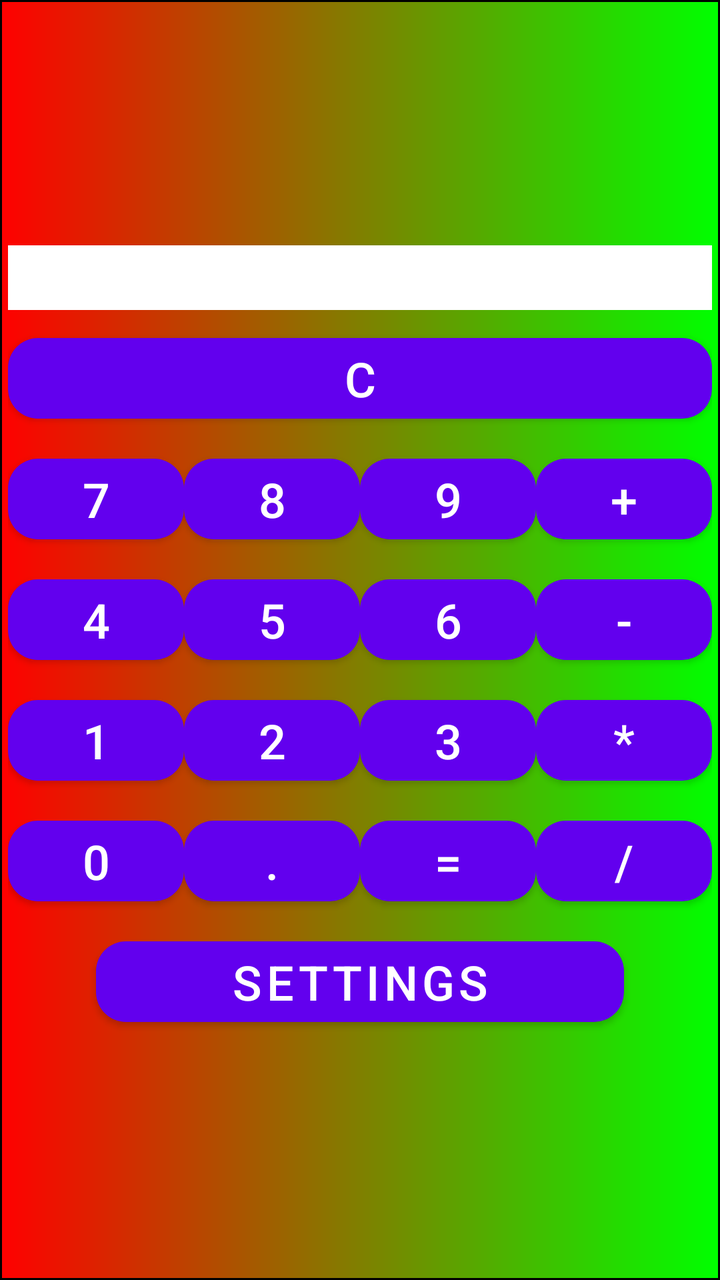
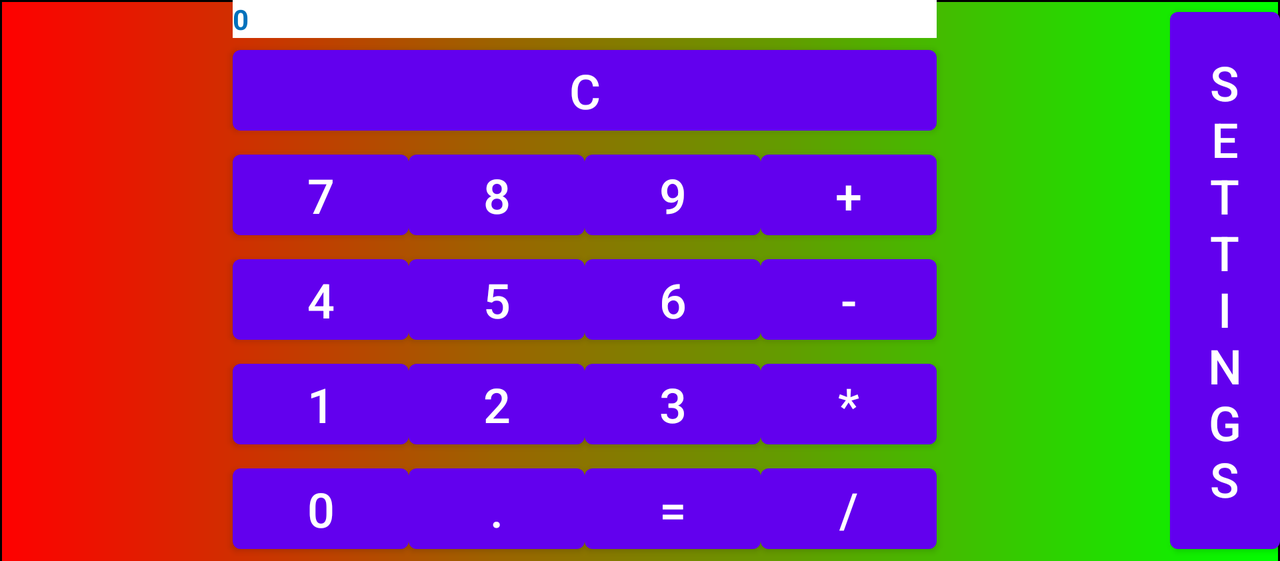

Compare how this app lays out the same screen by default and in its alternative resource folder. The renders come first, then the two layout files and the values they reference.
<!-- AndroidManifest.xml: application theme Theme.Calculator -->
<!-- res/layout/activity_main.xml -->
<?xml version="1.0" encoding="utf-8"?>
<TableLayout xmlns:android="http://schemas.android.com/apk/res/android"
    xmlns:app="http://schemas.android.com/apk/res-auto"
    android:layout_width="match_parent"
    android:layout_height="match_parent"
    android:layout_columnSpan="4"
    android:gravity="center">

    <TableRow
        style="@style/btnStyle"
        android:layout_width="match_parent"
        android:layout_height="match_parent"
        android:gravity="center">

        <com.google.android.material.textview.MaterialTextView
            android:id="@+id/textView2"
            android:layout_width="wrap_content"
            android:layout_span="4"
            android:background="@color/white"
            android:textColor="@color/colorBlue"
            android:textSize="@dimen/btn_txt_size"
            android:textStyle="bold" />
    </TableRow>


    <TableRow
        style="@style/btnStyle"
        android:layout_width="match_parent"
        android:layout_height="match_parent"
        android:gravity="center">

        <com.google.android.material.button.MaterialButton
            android:id="@+id/buttonClear"
            android:layout_width="wrap_content"
            android:layout_height="wrap_content"
            android:layout_span="4"
            android:text="@string/btnClear"
            android:textSize="@dimen/btn_txt_size"
            app:cornerRadius="@dimen/radiusBtn" />
    </TableRow>

    <TableRow
        style="@style/btnStyle"
        android:layout_width="match_parent"
        android:layout_height="match_parent"
        android:gravity="center">

        <com.google.android.material.button.MaterialButton
            android:id="@+id/button7"
            android:layout_width="wrap_content"
            android:layout_height="wrap_content"
            android:text="@string/button7"
            android:textSize="@dimen/btn_txt_size"
            app:cornerRadius="@dimen/radiusBtn" />

        <com.google.android.material.button.MaterialButton
            android:id="@+id/button8"
            android:layout_width="wrap_content"
            android:layout_height="wrap_content"
            android:text="@string/button8"
            android:textSize="@dimen/btn_txt_size"
            app:cornerRadius="@dimen/radiusBtn" />

        <com.google.android.material.button.MaterialButton
            android:id="@+id/button9"
            android:layout_width="wrap_content"
            android:layout_height="wrap_content"
            android:text="@string/button9"
            android:textSize="@dimen/btn_txt_size"
            app:cornerRadius="@dimen/radiusBtn" />

        <com.google.android.material.button.MaterialButton
            android:id="@+id/buttonPls"
            android:layout_width="wrap_content"
            android:layout_height="wrap_content"
            android:text="@string/btnPls"
            android:textSize="@dimen/btn_txt_size"
            app:cornerRadius="@dimen/radiusBtn" />
    </TableRow>

    <TableRow
        style="@style/btnStyle"
        android:layout_width="match_parent"
        android:layout_height="match_parent"
        android:gravity="center">

        <com.google.android.material.button.MaterialButton
            android:id="@+id/button4"
            android:layout_width="wrap_content"
            android:layout_height="wrap_content"
            android:text="@string/button4"
            android:textSize="@dimen/btn_txt_size"
            app:cornerRadius="@dimen/radiusBtn" />

        <com.google.android.material.button.MaterialButton
            android:id="@+id/button5"
            android:layout_width="wrap_content"
            android:layout_height="wrap_content"
            android:text="@string/button5"
            android:textSize="@dimen/btn_txt_size"
            app:cornerRadius="@dimen/radiusBtn" />

        <com.google.android.material.button.MaterialButton
            android:id="@+id/button6"
            android:layout_width="wrap_content"
            android:layout_height="wrap_content"
            android:text="@string/button6"
            android:textSize="@dimen/btn_txt_size"
            app:cornerRadius="@dimen/radiusBtn" />

        <com.google.android.material.button.MaterialButton
            android:id="@+id/buttonMns"
            android:layout_width="wrap_content"
            android:layout_height="wrap_content"
            android:text="@string/btnMns"
            android:textSize="@dimen/btn_txt_size"
            app:cornerRadius="@dimen/radiusBtn" />
    </TableRow>

    <TableRow
        style="@style/btnStyle"
        android:layout_width="match_parent"
        android:layout_height="match_parent"
        android:gravity="center">

        <com.google.android.material.button.MaterialButton
            android:id="@+id/button1"
            android:layout_width="wrap_content"
            android:layout_height="wrap_content"
            android:text="@string/button1"
            android:textSize="@dimen/btn_txt_size"
            app:cornerRadius="@dimen/radiusBtn" />

        <com.google.android.material.button.MaterialButton
            android:id="@+id/button2"
            android:layout_width="wrap_content"
            android:layout_height="wrap_content"
            android:text="@string/button2"
            android:textSize="@dimen/btn_txt_size"
            app:cornerRadius="@dimen/radiusBtn" />

        <com.google.android.material.button.MaterialButton
            android:id="@+id/button3"
            android:layout_width="wrap_content"
            android:layout_height="wrap_content"
            android:text="@string/button3"
            android:textSize="@dimen/btn_txt_size"
            app:cornerRadius="@dimen/radiusBtn" />

        <com.google.android.material.button.MaterialButton
            android:id="@+id/buttonMultiple"
            android:layout_width="wrap_content"
            android:layout_height="wrap_content"
            android:text="@string/btnMultiple"
            android:textSize="@dimen/btn_txt_size"
            app:cornerRadius="@dimen/radiusBtn" />
    </TableRow>

    <TableRow
        style="@style/btnStyle"
        android:layout_width="match_parent"
        android:layout_height="match_parent"
        android:gravity="center">

        <com.google.android.material.button.MaterialButton
            android:id="@+id/button0"
            android:layout_width="wrap_content"
            android:layout_height="wrap_content"
            android:text="@string/button0"
            android:textSize="@dimen/btn_txt_size"
            app:cornerRadius="@dimen/radiusBtn" />

        <com.google.android.material.button.MaterialButton
            android:id="@+id/buttonPt"
            android:layout_width="wrap_content"
            android:layout_height="wrap_content"
            android:text="@string/btnPt"
            android:textSize="@dimen/btn_txt_size"
            app:cornerRadius="@dimen/radiusBtn" />

        <com.google.android.material.button.MaterialButton
            android:id="@+id/buttonResult"
            android:layout_width="wrap_content"
            android:layout_height="wrap_content"
            android:text="@string/btnResult"
            android:textSize="@dimen/btn_txt_size"
            app:cornerRadius="@dimen/radiusBtn" />

        <com.google.android.material.button.MaterialButton
            android:id="@+id/buttonDivide"
            android:layout_width="wrap_content"
            android:layout_height="wrap_content"
            android:text="@string/btnDivide"
            android:textSize="@dimen/btn_txt_size"
            app:cornerRadius="@dimen/radiusBtn" />
    </TableRow>

    <TableRow
        style="@style/btnStyle"
        android:layout_width="match_parent"
        android:layout_height="match_parent"
        android:gravity="center">

        <com.google.android.material.button.MaterialButton
            android:id="@+id/buttonSettings"
            android:layout_width="wrap_content"
            android:layout_height="wrap_content"
            android:layout_span="3"
            android:text="@string/btnSettings"
            android:textSize="@dimen/btn_txt_size"
            app:cornerRadius="@dimen/radiusBtn" />
    </TableRow>

</TableLayout>
<!-- resources referenced by this layout -->
<resources>
  <color name="colorBlue">#0071bc</color>
  <color name="white">#FFFFFFFF</color>
  <dimen name="btn_txt_size">24sp</dimen>
  <dimen name="radiusBtn">15dp</dimen>
  <string name="btnClear" translatable="false">C</string>
  <string name="btnDivide" translatable="false">/</string>
  <string name="btnMns" translatable="false">-</string>
  <string name="btnMultiple" translatable="false">*</string>
  <string name="btnPls" translatable="false">+</string>
  <string name="btnPt" translatable="false">.</string>
  <string name="btnResult" translatable="false">=</string>
  <string name="btnSettings">Settings</string>
  <string name="button0" translatable="false">0</string>
  <string name="button1" translatable="false">1</string>
  <string name="button2" translatable="false">2</string>
  <string name="button3" translatable="false">3</string>
  <string name="button4" translatable="false">4</string>
  <string name="button5" translatable="false">5</string>
  <string name="button6" translatable="false">6</string>
  <string name="button7" translatable="false">7</string>
  <string name="button8" translatable="false">8</string>
  <string name="button9" translatable="false">9</string>
  <style name="btnStyle" parent="Theme.MaterialComponents.Light.DarkActionBar">
          <item name="android:layout_margin">@dimen/margin</item>
          <item name="android:textSize">@dimen/btn_txt_size</item>
          <item name="android:layout_height">@dimen/field_size</item>
          <item name="android:textColor">@color/design_default_color_primary</item>
          <item name="android:fontFamily">bold</item>
          <item name="android:textStyle">normal</item>
          <item name="colorControlActivated">@android:color/holo_green_light</item>
          <item name="colorSwitchThumbNormal">@android:color/holo_orange_dark</item>
          <item name="android:colorForeground">@android:color/darker_gray</item>
      </style>
  <style name="Theme.Calculator" parent="Theme.MaterialComponents.DayNight.DarkActionBar">
          
          <item name="colorPrimary">@color/purple_500</item>
          <item name="colorPrimaryVariant">@color/purple_700</item>
          <item name="colorOnPrimary">@color/white</item>
          
          <item name="colorSecondary">@color/teal_200</item>
          <item name="colorSecondaryVariant">@color/teal_700</item>
          <item name="colorOnSecondary">@color/black</item>
          
          <item name="android:statusBarColor" tools:targetApi="l">?attr/colorPrimaryVariant</item>
          
          <item name="android:windowBackground">@drawable/gradient</item>
      </style>
  <dimen name="margin">4dp</dimen>
  <dimen name="field_size">30dp</dimen>
  <color name="purple_500">#FF6200EE</color>
  <color name="purple_700">#FF3700B3</color>
  <color name="teal_200">#FF03DAC5</color>
  <color name="teal_700">#FF018786</color>
  <color name="black">#FF000000</color>
  <!-- drawable gradient (drawable) -->
  <?xml version="1.0" encoding="utf-8"?>
  <shape xmlns:android="http://schemas.android.com/apk/res/android"
      android:shape="rectangle">
      <stroke
          android:width="1dp"
          android:color="#000000"></stroke>
      <gradient
          android:endColor="#00FF00"
          android:startColor="#FF0000"></gradient>
  </shape>
</resources>
<!-- res/layout-land/activity_main.xml (the repository's variant of the layout above) -->
<!-- drawn on the phone turned sideways -->
<?xml version="1.0" encoding="utf-8"?>
<LinearLayout xmlns:android="http://schemas.android.com/apk/res/android"
    android:layout_width="match_parent"
    android:layout_height="wrap_content"
    android:gravity="center"
    android:orientation="horizontal">

    <TableLayout
        android:layout_width="wrap_content"
        android:layout_height="wrap_content"
        android:layout_weight="1"
        android:gravity="center">

        <TableRow
            android:layout_width="match_parent"
            android:layout_height="match_parent"
            android:gravity="center">

            <com.google.android.material.textview.MaterialTextView
                android:id="@+id/textView2"
                android:layout_width="wrap_content"
                android:layout_span="4"
                android:background="@color/white"
                android:text="0"
                android:textColor="@color/colorBlue"
                android:textStyle="bold" />
        </TableRow>


        <TableRow
            android:layout_width="match_parent"
            android:layout_height="match_parent"
            android:gravity="center">

            <com.google.android.material.button.MaterialButton
                android:id="@+id/buttonClear"
                android:layout_width="wrap_content"
                android:layout_height="wrap_content"
                android:layout_span="4"
                android:text="@string/btnClear"
                android:textSize="@dimen/btn_txt_size" />
        </TableRow>

        <TableRow
            android:layout_width="match_parent"
            android:layout_height="match_parent"
            android:gravity="center">

            <com.google.android.material.button.MaterialButton
                android:id="@+id/button7"
                android:layout_width="wrap_content"
                android:layout_height="wrap_content"
                android:text="@string/button7"
                android:textSize="@dimen/btn_txt_size" />

            <com.google.android.material.button.MaterialButton
                android:id="@+id/button8"
                android:layout_width="wrap_content"
                android:layout_height="wrap_content"
                android:text="@string/button8"
                android:textSize="@dimen/btn_txt_size" />

            <com.google.android.material.button.MaterialButton
                android:id="@+id/button9"
                android:layout_width="wrap_content"
                android:layout_height="wrap_content"
                android:text="@string/button9"
                android:textSize="@dimen/btn_txt_size" />

            <com.google.android.material.button.MaterialButton
                android:id="@+id/buttonPls"
                android:layout_width="wrap_content"
                android:layout_height="wrap_content"
                android:text="@string/btnPls"
                android:textSize="@dimen/btn_txt_size" />
        </TableRow>

        <TableRow
            android:layout_width="match_parent"
            android:layout_height="match_parent"
            android:gravity="center">

            <com.google.android.material.button.MaterialButton
                android:id="@+id/button4"
                android:layout_width="wrap_content"
                android:layout_height="wrap_content"
                android:text="@string/button4"
                android:textSize="@dimen/btn_txt_size" />

            <com.google.android.material.button.MaterialButton
                android:id="@+id/button5"
                android:layout_width="wrap_content"
                android:layout_height="wrap_content"
                android:text="@string/button5"
                android:textSize="@dimen/btn_txt_size" />

            <com.google.android.material.button.MaterialButton
                android:id="@+id/button6"
                android:layout_width="wrap_content"
                android:layout_height="wrap_content"
                android:text="@string/button6"
                android:textSize="@dimen/btn_txt_size" />

            <com.google.android.material.button.MaterialButton
                android:id="@+id/buttonMns"
                android:layout_width="wrap_content"
                android:layout_height="wrap_content"
                android:text="@string/btnMns"
                android:textSize="@dimen/btn_txt_size" />

        </TableRow>

        <TableRow
            android:layout_width="match_parent"
            android:layout_height="match_parent"
            android:gravity="center">

            <com.google.android.material.button.MaterialButton
                android:id="@+id/button1"
                android:layout_width="wrap_content"
                android:layout_height="wrap_content"
                android:text="@string/button1"
                android:textSize="@dimen/btn_txt_size" />

            <com.google.android.material.button.MaterialButton
                android:id="@+id/button2"
                android:layout_width="wrap_content"
                android:layout_height="wrap_content"
                android:text="@string/button2"
                android:textSize="@dimen/btn_txt_size" />

            <com.google.android.material.button.MaterialButton
                android:id="@+id/button3"
                android:layout_width="wrap_content"
                android:layout_height="wrap_content"
                android:text="@string/button3"
                android:textSize="@dimen/btn_txt_size" />

            <com.google.android.material.button.MaterialButton
                android:id="@+id/buttonMultiple"
                android:layout_width="wrap_content"
                android:layout_height="wrap_content"
                android:text="@string/btnMultiple"
                android:textSize="@dimen/btn_txt_size" />
        </TableRow>

        <TableRow
            android:layout_width="match_parent"
            android:layout_height="match_parent"
            android:gravity="center">

            <com.google.android.material.button.MaterialButton
                android:id="@+id/button0"
                android:layout_width="wrap_content"
                android:layout_height="wrap_content"
                android:text="@string/button0"
                android:textSize="@dimen/btn_txt_size" />

            <com.google.android.material.button.MaterialButton
                android:id="@+id/buttonPt"
                android:layout_width="wrap_content"
                android:layout_height="wrap_content"
                android:text="@string/btnPt"
                android:textSize="@dimen/btn_txt_size" />

            <com.google.android.material.button.MaterialButton
                android:id="@+id/buttonResult"
                android:layout_width="wrap_content"
                android:layout_height="wrap_content"
                android:text="@string/btnResult"
                android:textSize="@dimen/btn_txt_size" />

            <com.google.android.material.button.MaterialButton
                android:id="@+id/buttonDivide"
                android:layout_width="wrap_content"
                android:layout_height="wrap_content"
                android:text="@string/btnDivide"
                android:textSize="@dimen/btn_txt_size" />
        </TableRow>

    </TableLayout>

    <com.google.android.material.button.MaterialButton
        android:id="@+id/buttonSettings"
        android:layout_width="55dp"
        android:layout_height="match_parent"
        android:layout_gravity="center|right"
        android:ems="1"
        android:text="@string/btnSettings"
        android:textSize="@dimen/btn_txt_size" />
</LinearLayout>
<!-- resources referenced by the variant -->
<!-- as the phone turned sideways resolves them -->
<resources>
  <color name="colorBlue">#0071bc</color>
  <color name="white">#FFFFFFFF</color>
  <dimen name="btn_txt_size">24sp</dimen>
  <string name="btnClear" translatable="false">C</string>
  <string name="btnDivide" translatable="false">/</string>
  <string name="btnMns" translatable="false">-</string>
  <string name="btnMultiple" translatable="false">*</string>
  <string name="btnPls" translatable="false">+</string>
  <string name="btnPt" translatable="false">.</string>
  <string name="btnResult" translatable="false">=</string>
  <string name="btnSettings">Settings</string>
  <string name="button0" translatable="false">0</string>
  <string name="button1" translatable="false">1</string>
  <string name="button2" translatable="false">2</string>
  <string name="button3" translatable="false">3</string>
  <string name="button4" translatable="false">4</string>
  <string name="button5" translatable="false">5</string>
  <string name="button6" translatable="false">6</string>
  <string name="button7" translatable="false">7</string>
  <string name="button8" translatable="false">8</string>
  <string name="button9" translatable="false">9</string>
  <style name="Theme.Calculator" parent="Theme.MaterialComponents.DayNight.DarkActionBar">
          
          <item name="colorPrimary">@color/purple_500</item>
          <item name="colorPrimaryVariant">@color/purple_700</item>
          <item name="colorOnPrimary">@color/white</item>
          
          <item name="colorSecondary">@color/teal_200</item>
          <item name="colorSecondaryVariant">@color/teal_700</item>
          <item name="colorOnSecondary">@color/black</item>
          
          <item name="android:statusBarColor" tools:targetApi="l">?attr/colorPrimaryVariant</item>
          
          <item name="android:windowBackground">@drawable/gradient</item>
      </style>
  <color name="purple_500">#FF6200EE</color>
  <color name="purple_700">#FF3700B3</color>
  <color name="teal_200">#FF03DAC5</color>
  <color name="teal_700">#FF018786</color>
  <color name="black">#FF000000</color>
  <!-- drawable gradient (drawable) -->
  <?xml version="1.0" encoding="utf-8"?>
  <shape xmlns:android="http://schemas.android.com/apk/res/android"
      android:shape="rectangle">
      <stroke
          android:width="1dp"
          android:color="#000000"></stroke>
      <gradient
          android:endColor="#00FF00"
          android:startColor="#FF0000"></gradient>
  </shape>
</resources>
